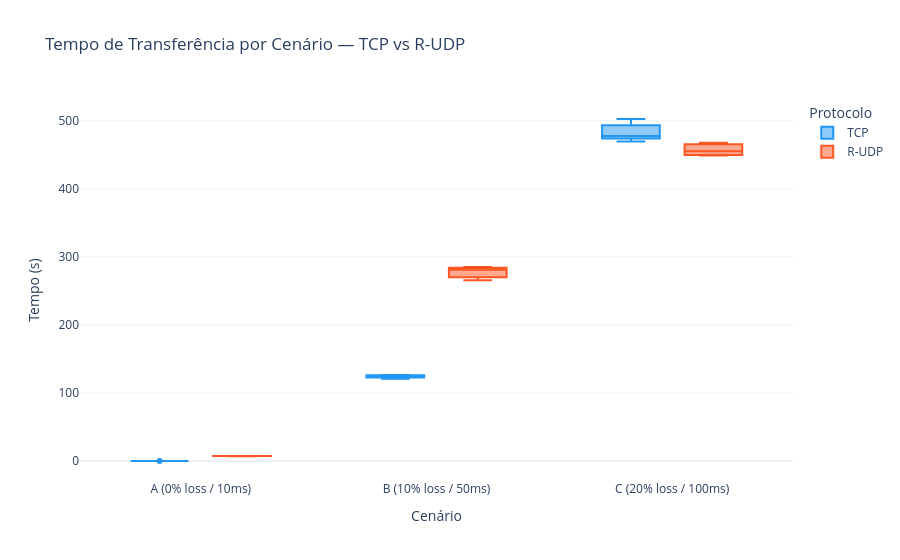

Notebook code cell kept with this figure:
### Markdown cell above
## 4. Gráfico 2 — Tempo de transferência por cenário

### Code cell
fig = px.box(
    app_df, x='scenario_label', y='elapsed_sec',
    color='protocol', color_discrete_map=COLORS,
    title='Tempo de Transferência por Cenário — TCP vs R-UDP',
    labels={'scenario_label': 'Cenário', 'elapsed_sec': 'Tempo (s)', 'protocol': 'Protocolo'},
    template='plotly_white',
    category_orders={'scenario_label': [SCENARIO_LABELS[s] for s in SCENARIOS]},
)
fig.write_html(os.path.join(PLOTS_DIR, 'latency.html'))
fig.show()
show_png('latency.png')

### Figure 1 — Plotly figure (JSON) as saved in the notebook; plotly's stock layout.template omitted (floating-point values rounded to 4 significant figures)
{"data": [{"alignmentgroup": "True", "hovertemplate": "Protocolo=TCP<br>Cenário=%{x}<br>Tempo (s)=%{y}<extra></extra>", "legendgroup": "TCP", "marker": {"color": "#2196F3"}, "name": "TCP", "notched": false, "offsetgroup": "TCP", "orientation": "v", "showlegend": true, "type": "box", "x": ["A (0% loss / 10ms)", "A (0% loss / 10ms)", "A (0% loss / 10ms)", "A (0% loss / 10ms)", "A (0% loss / 10ms)", "A (0% loss / 10ms)", "B (10% loss / 50ms)", "B (10% loss / 50ms)", "B (10% loss / 50ms)", "B (10% loss / 50ms)", "B (10% loss / 50ms)", "C (20% loss / 100ms)", "C (20% loss / 100ms)", "C (20% loss / 100ms)", "C (20% loss / 100ms)", "C (20% loss / 100ms)"], "x0": " ", "xaxis": "x", "y": [0.1424, 0.1356, 0.1368, 0.1709, 0.1273, 0.1351, 126.2, 123.4, 126.3, 123.9, 121.1, 502.6, 477.5, 490.6, 475.6, 469.4], "y0": " ", "yaxis": "y"}, {"alignmentgroup": "True", "hovertemplate": "Protocolo=R-UDP<br>Cenário=%{x}<br>Tempo (s)=%{y}<extra></extra>", "legendgroup": "R-UDP", "marker": {"color": "#FF5722"}, "name": "R-UDP", "notched": false, "offsetgroup": "R-UDP", "orientation": "v", "showlegend": true, "type": "box", "x": ["A (0% loss / 10ms)", "A (0% loss / 10ms)", "A (0% loss / 10ms)", "A (0% loss / 10ms)", "A (0% loss / 10ms)", "B (10% loss / 50ms)", "B (10% loss / 50ms)", "B (10% loss / 50ms)", "B (10% loss / 50ms)", "B (10% loss / 50ms)", "C (20% loss / 100ms)", "C (20% loss / 100ms)", "C (20% loss / 100ms)", "C (20% loss / 100ms)", "C (20% loss / 100ms)"], "x0": " ", "xaxis": "x", "y": [7.335, 7.276, 7.445, 7.432, 7.598, 285.2, 271.7, 281.0, 283.8, 265.9, 450.0, 449.1, 455.3, 465.0, 467.7], "y0": " ", "yaxis": "y"}], "layout": {"boxmode": "group", "legend": {"title": {"text": "Protocolo"}, "tracegroupgap": 0}, "title": {"text": "Tempo de Transferência por Cenário — TCP vs R-UDP"}, "xaxis": {"anchor": "y", "categoryarray": ["A (0% loss / 10ms)", "B (10% loss / 50ms)", "C (20% loss / 100ms)"], "categoryorder": "array", "domain": [0, 1], "title": {"text": "Cenário"}}, "yaxis": {"anchor": "x", "domain": [0, 1], "title": {"text": "Tempo (s)"}}}}
